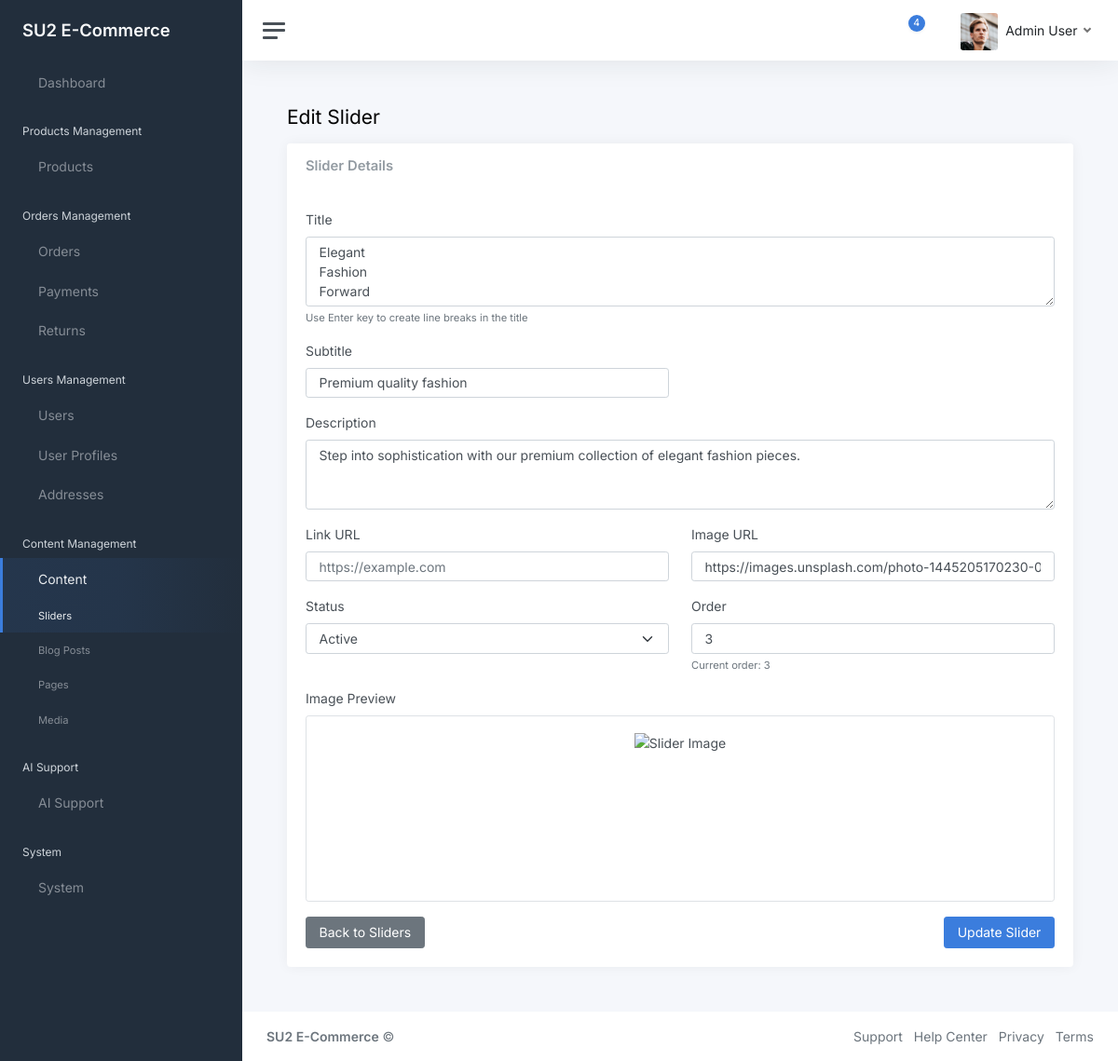
Page /ecadmin/sliders/9/edit/ (signed in) on the earlier database version.
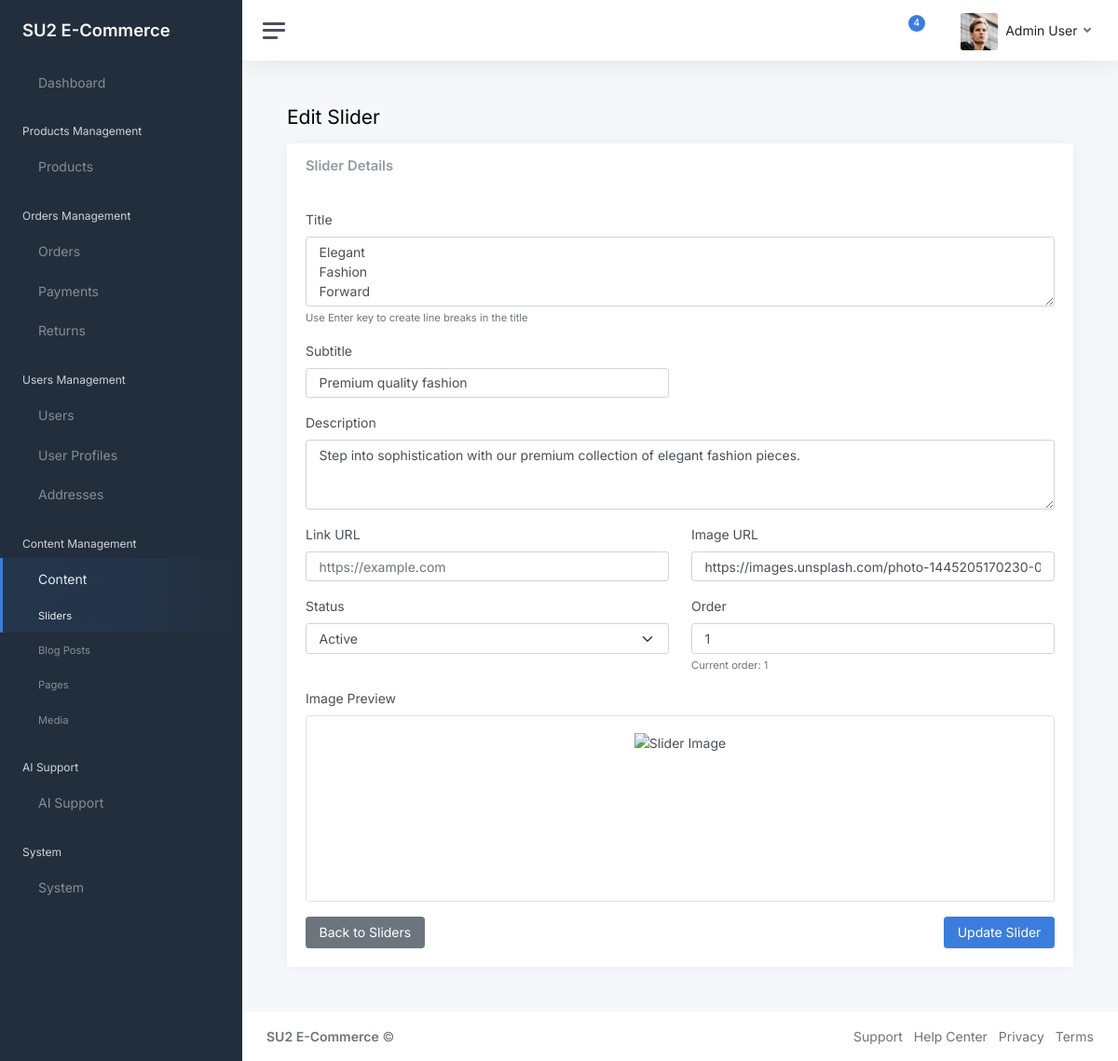
Same page on the later database version.
### dashboard/models.py (models this page shows, shortened)
class Slider(models.Model):
    STATUS_CHOICES = [
        ('active', 'Active'),
        ('inactive', 'Inactive'),
    ]
    title = models.TextField(blank=True, null=True, help_text="Enter title with line breaks using Enter key")
    subtitle = models.CharField(max_length=200, blank=True, null=True)
    description = models.TextField(blank=True, null=True)
    img = models.URLField(blank=True, null=True, help_text="Image URL for the slider")
    link = models.URLField(blank=True, null=True, help_text="Link URL when slider is clicked")
    status = models.CharField(max_length=10, choices=STATUS_CHOICES, default='active')
    order = models.IntegerField(default=0, help_text="Display order (lower numbers appear first)")
    created_at = models.DateTimeField(auto_now_add=True)
    updated_at = models.DateTimeField(auto_now=True)
    class Meta:
        ordering = ['order', 'created_at']
        verbose_name = 'Slider'
        verbose_name_plural = 'Sliders'
        unique_together = ['order']  # Re-enabled unique constraint

### dashboard/views.py (the view, shortened to what this page needs)
# urls.py: path('sliders/<int:slider_id>/edit/', views.slider_edit, name='slider_edit'),
@login_required
def slider_edit(request, slider_id):
    if not request.user.is_superuser:
        messages.error(request, 'Access denied. Superuser privileges required.')
        return redirect('main:home')
    slider = get_object_or_404(Slider, id=slider_id)
    context = {
        'slider': slider,
        'active_page': 'sliders'
    }
    return render(request, 'dashboard/slider_form.html', context)

### main/auth_backend.py (called while the page is built)
    def get_user(self, user_id):
        try:
            return User.objects.get(pk=user_id)
        except User.DoesNotExist:
            return None

### templates/dashboard/slider_form.html (shortened to what the changed rows need)
{% extends 'dashboard/base.html' %}
{% load static %}
{% block content %}
<main class="content">
    <div class="container-fluid p-0">
        <h1 class="h3 mb-3">{% if slider %}Edit Slider{% else %}Create New Slider{% endif %}</h1>
        <div class="row">
            <div class="col-12">
                <div class="card">
                    <div class="card-body">
                        <form method="post">
                            <div class="mb-3">
                                <label for="title" class="form-label">Title</label>
                                <textarea class="form-control" id="title" name="title" rows="3"
                                          placeholder="Enter slider title with line breaks">{{ slider.title|default:'' }}</textarea>
                                <small class="form-text text-muted">Use Enter key to create line breaks in the title</small>
                            </div>
                            <div class="row">
                                <div class="col-md-6">
                                    <div class="mb-3">
                                        <label for="subtitle" class="form-label">Subtitle</label>
                                        <input type="text" class="form-control" id="subtitle" name="subtitle"
                                               value="{{ slider.subtitle|default:'' }}" placeholder="Enter slider subtitle">
                                    </div>
                                </div>
                            </div>
                            <div class="mb-3">
                                <label for="description" class="form-label">Description</label>
                                <textarea class="form-control" id="description" name="description" rows="3"
                                          placeholder="Enter slider description">{{ slider.description|default:'' }}</textarea>
                            </div>
                            <div class="row">
                                <div class="col-md-6">
                                    <div class="mb-3">
                                        <label for="img" class="form-label">Image URL</label>
                                        <input type="url" class="form-control" id="img" name="img"
                                               value="{{ slider.img|default:'' }}" placeholder="https://example.com/image.jpg">
                                    </div>
                                </div>
                            </div>
                            <div class="row">
                                <div class="col-md-6">
                                    <div class="mb-3">
                                        <label for="status" class="form-label">Status</label>
                                        <select class="form-select" id="status" name="status">
                                            <option value="active" {% if slider.status == 'active' %}selected{% endif %}>Active</option>
                                        </select>
                                    </div>
                                </div>
                                <div class="col-md-6">
                                    <div class="mb-3">
                                        <label for="order" class="form-label">Order</label>
                                        <input type="number" class="form-control" id="order" name="order"
                                               value="{% if slider %}{{ slider.order }}{% else %}{{ next_order }}{% endif %}" min="1" placeholder="1">
                                        <small class="form-text text-muted">
                                            {% if slider %}
                                                Current order: {{ slider.order }}
                                            {% else %}
                                                Next available order: {{ next_order }}
                                            {% endif %}
                                        </small>
                                    </div>
                                </div>
                            </div>
                        </form>
                    </div>
                </div>
            </div>
        </div>
    </div>
</main>
{% endblock %}

Differences in the rows shown:
changed Slider "Elegant Fashion Forward": order "3" → "1"
